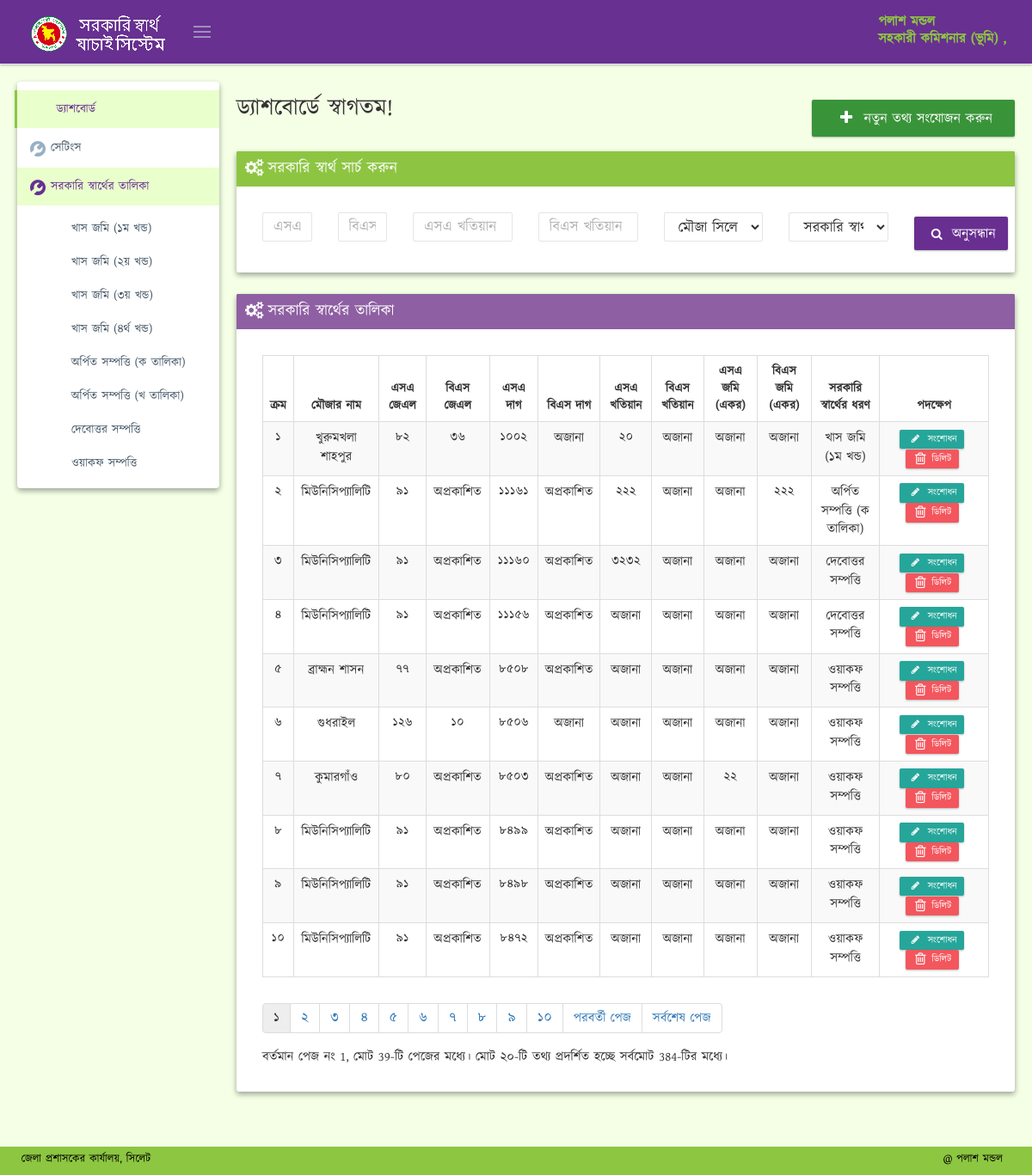
The app's page /dashboard.php (signed in) with its own data.
### tables this page shows
CREATE TABLE IF NOT EXISTS `users` (
  `id` int(11) NOT NULL AUTO_INCREMENT,
  `username` varchar(50) NOT NULL,
  `password` varchar(255) NOT NULL,
  `email` varchar(64) DEFAULT NULL,
  `officer_name` varchar(150) DEFAULT NULL,
  `officer_designation` varchar(150) DEFAULT NULL,
  `created_at` datetime DEFAULT CURRENT_TIMESTAMP,
  `image` varchar(50) DEFAULT 'profile_picture.png',
  PRIMARY KEY (`id`),
  UNIQUE KEY `username` (`username`)
);

CREATE TABLE IF NOT EXISTS `interest` (
  `interest_id` int(11) NOT NULL AUTO_INCREMENT,
  `interest_name` varchar(120) DEFAULT NULL,
  PRIMARY KEY (`interest_id`) USING BTREE,
  KEY `id` (`interest_id`) USING BTREE
);

CREATE TABLE IF NOT EXISTS `dag` (
  `id` int(10) unsigned NOT NULL AUTO_INCREMENT,
  `mouja_id` int(11) DEFAULT '0',
  `sa_dag` int(11) DEFAULT '0',
  `bs_dag` int(11) DEFAULT '0',
  `sa_khatian` int(11) DEFAULT '0',
  `bs_khatian` int(11) DEFAULT '0',
  `sa_land_amount` double DEFAULT '0',
  `bs_land_amount` double DEFAULT '0',
  `interest_id` int(11) NOT NULL DEFAULT '0',
  PRIMARY KEY (`id`)
);

CREATE TABLE IF NOT EXISTS `mouja` (
  `id` int(11) NOT NULL AUTO_INCREMENT,
  `name` varchar(120) DEFAULT NULL,
  `sa_jl` int(11) DEFAULT NULL,
  `bs_jl` int(11) DEFAULT NULL,
  PRIMARY KEY (`id`),
  UNIQUE KEY `id` (`id`)
);

### dashboard.php (the view, shortened to what the rows shown need)
<!DOCTYPE html>
<html lang="en" class="no-js">
<head>
    <?php include 'header.php'; ?>
</head>
<body class="page-md page-sidebar-page-sidebar-closed-hide-logo page-header-fixed page-footer-fixed"
      oncontextmenu="return false;">
<?php include 'top_nav.php'; ?>
<div class="page-container">
    <?php include 'sidebar.php'; ?>
    <div class="page-content-wrapper">
        <div class="page-content" id="scroller" style="min-height:588px">
            <div class="row">
                <div class="col-md-12">
                    <div id="ajax-content">
                        <div class="page-head">
                            <div class="row" style="margin-bottom: 15px;">
                                <div class="col-md-6">
                                    <div class="page-title">
                                        <h2 style="margin-top: 0px;"> ড্যাশবোর্ডে স্বাগতম!</h2>
                                    </div>
                                </div>
                            </div>
                        </div>
                        <div class="row">
                            <div class="col-md-12">
                                <div class="portlet purple box">
                                    <div class="portlet-body">
                                        <div style="font-size: 15px; text-align: justify;margin: 20px;">
                                            <table class="table table-striped table-bordered table-hover" id="sample_6">
                                                <thead>
                                                <tr>
                                                    <th style="text-align: center;">ক্রম</th>
                                                    <th style="text-align: center;">মৌজার নাম</th>
                                                    <th style="text-align: center;">এসএ জেএল</th>
                                                    <th style="text-align: center;">বিএস জেএল</th>
                                                    <th style="text-align: center;">এসএ দাগ</th>
                                                    <th style="text-align: center;">বিএস দাগ</th>
                                                    <th style="text-align: center;">এসএ খতিয়ান </th>
                                                    <th style="text-align: center;">বিএস খতিয়ান</th>
                                                    <th style="text-align: center;">এসএ জমি (একর)</th>
                                                    <th style="text-align: center;">বিএস জমি (একর)</th>
                                                    <th style="text-align: center;">সরকারি স্বার্থের ধরণ</th>
                                                    <th style="text-align: center;" width="15%">পদক্ষেপ</th>
                                                </tr>
                                                </thead>
                                                <tbody>
                                                <?php
                                                include 'config.php';
                                                $rowsperpage = 10;
                                                if (isset($_GET['currentpage']) && is_numeric($_GET['currentpage'])) {
                                                    $currentpage = (int)$_GET['currentpage'];
                                                } else {
                                                    $currentpage = 1;
                                                }
                                                $offset = ($currentpage - 1) * $rowsperpage;
                                                $query_final = "SELECT * FROM `dag` ORDER BY id DESC LIMIT $offset, $rowsperpage";
                                                if ($_SERVER['REQUEST_METHOD'] == 'POST') {
                                                    $sa_dag = $_POST['sa_dag'];
                                                    $bs_dag = $_POST['bs_dag'];
                                                    $sa_khatian = $_POST['sa_khatian'];
                                                    $bs_khatian = $_POST['bs_khatian'];
                                                    $mouja_id = $_POST['mouja_id'];
                                                    $interest_id = $_POST['interest_id'];
                                                    $data = array_filter($_REQUEST);
                                                    $joiner = '';
                                                    $i = 1;
                                                    foreach ($data as $var=>$val){
                                                        $joiner .= "$var=$val";
                                                        if($i<sizeof($data))
                                                            $joiner .= " AND ";
                                                        $i++;
                                                    }
                                                    if((isset($sa_dag) && !empty($sa_dag)) || (isset($bs_dag) && !empty($bs_dag)) || (isset($sa_khatian) && !empty($sa_khatian)) || (isset($bs_khatian) && !empty($bs_khatian)) || (isset($interest_id) && !empty($interest_id)) || (isset($mouja_id) && !empty($mouja_id))){
                                                        $query_final = "SELECT * FROM dag WHERE ".$joiner." ORDER BY id DESC LIMIT $offset, $rowsperpage";
                                                    }
                                                } else {
                                                    $query_final = "SELECT * FROM `dag` ORDER BY id DESC LIMIT $offset, $rowsperpage";
                                                }
                                                $result_final = mysqli_query($conn, $query_final);
                                                if (mysqli_num_rows($result_final) > 0) {
                                                    $i = 1;
                                                    while ($info = mysqli_fetch_array($result_final)) {
                                                        $mouja_query = "SELECT * FROM `mouja` WHERE id ={$info['mouja_id']}";
                                                        $mouja_result = mysqli_query($conn, $mouja_query);
                                                        $mouja_info = mysqli_fetch_array($mouja_result);
                                                        $interest_query = "SELECT * FROM `interest` WHERE interest_id ={$info['interest_id']}";
                                                        $interest_result = mysqli_query($conn, $interest_query);
                                                        $interest_info = mysqli_fetch_array($interest_result);
                                                        ?>
                                                        <tr style="">
                                                            <td style="text-align: center;"
                                                                class="numeric_bangla"> <?php echo $offset + $i; ?></td>
                                                            <td style="text-align: center;"><?php echo $mouja_info['name']; ?></td>
                                                            <td style="text-align: center;"
                                                                class="numeric_bangla"> <?php echo $mouja_info['sa_jl']; ?></td>
                                                            <td style="text-align: center;"
                                                            <?php
                                                            if ($mouja_info['bs_jl'] == null || $mouja_info['bs_jl'] == '0') {
                                                                echo '>  অপ্রকাশিত';
                                                            } else {
                                                                echo ' class="numeric_bangla">' . $mouja_info['bs_jl'];
                                                            }
                                                            echo '</td>';
                                                            ?>
                                                            <td style="text-align: center;"
                                                            <?php echo $info['sa_dag'] == 0 ? ">অজানা" : ' class="numeric_bangla">' . $info['sa_dag']; ?></td>
                                                            <td style="text-align: center"
                                                            <?php
                                                            if ($mouja_info['bs_jl'] == null || $mouja_info['bs_jl'] == '0') {
                                                                echo '> অপ্রকাশিত';
                                                            } else {
                                                            echo $info['bs_dag'] == 0 ? ">অজানা" : ' class="numeric_bangla">' . $info['bs_dag'];
                                                            }
                                                            echo '</td>';
                                                            ?>
                                                            <td style="text-align: center;"
                                                            <?php echo $info['sa_khatian'] == 0 ? ">অজানা" : ' class="numeric_bangla">' . $info['sa_khatian']; ?></td>
                                                            <td style="text-align: center;"
                                                            <?php echo $info['bs_khatian'] == 0 ? ">অজানা" : ' class="numeric_bangla">' . $info['bs_khatian']; ?></td>
                                                            <td style="text-align: center;"
                                                            <?php echo $info['sa_land_amount'] == 0 ? ">অজানা" : 'class="numeric_bangla">' . $info['sa_land_amount']; ?></td>
                                                            <td style="text-align: center;"
                                                            <?php echo $info['bs_land_amount'] == 0 ? ">অজানা" : 'class="numeric_bangla">' . $info['bs_land_amount']; ?></td>
                                                            <td style="text-align: center;"><?php echo $interest_info['interest_name']; ?></td>
                                                            <td class="text-center">
                                                                <a
                                                                        href="/edit.php?id=<?php echo $info['id']; ?>"
                                                                        class="btn btn-primary btn-xs label-success"
                                                                        title="সংশোধন"
                                                                ><i class="fa fa-pencil fa-fw"></i> সংশোধন</a
                                                                >
                                                                <a href="#deleteDataModal"
                                                                   class="btn btn-danger btn-xs" data-toggle="modal"
                                                                   data-id= "<?php echo $info['id']; ?>"
                                                                   title="ডিলিট"
                                                                ><i class="fa fa-trash-o fa-lg"></i> ডিলিট</a
                                                                >
                                                            </td>
                                                        </tr>
                                                        <?php
                                                        $i++;
                                                    }
                                                } else {
                                                    echo "<div id='success-alert' class='alert alert-danger   ' >  <button class='close' data-close='alert'></button>
                                                     কোন সরকারি স্বার্থ খুঁজে পাওয়া যায় নাই।</div>";
                                                }
                                                ?>
                                                </tbody>
                                            </table>
                                        </div>
                                    </div>
                                </div>
                            </div>
                        </div>
                    </div>
                </div>
            </div>
        </div>
    </div>
</div>
</body>
</html>

### top_nav.php (shortened to what the rows shown need)
<?php
require_once "config.php";
$username =$_SESSION['username'];
$user_query = "SELECT * FROM `users` WHERE `username`= '$username'";
$user_result = mysqli_query($conn, $user_query);
$user_info = mysqli_fetch_array($user_result);
?>
<div class="page-header md-shadow-z-1-i navbar navbar-fixed-top">
    <div class="page-header-inner">
        <div class="page-top">
            <div class="top-menu">
                <ul class="nav navbar-nav pull-right">
                    <li class="dropdown dropdown-user dropdown-dark">
                        <a href="javascript:;" class="dropdown-toggle" data-toggle="dropdown" data-hover="dropdown"
                           data-close-others="true">
                            <span class="username username-hide-on-mobile"> <?php echo $user_info['officer_name'];?> <br> <?php echo $user_info['officer_designation'];?> , <?php echo  $user_info['office_name']; ?> </span>
                        </a>
                    </li>
                </ul>
            </div>
        </div>
    </div>
</div>

### sidebar.php (shortened to what the rows shown need)
<div class="page-sidebar-wrapper">
    <div class="page-sidebar md-shadow-z-2-i  navbar-collapse collapse">
        <ul class="page-sidebar-menu" data-keep-expanded="false" data-auto-scroll="true" data-slide-speed="200">
            <li class="open">
                <ul class="sub-menu" style="display: block;">
            <?php
            include 'config.php';
            $interest_query = "SELECT * FROM `interest` ORDER BY `interest_id` ASC";
            $interest_result = mysqli_query($conn, $interest_query);
            while ($interest_info = mysqli_fetch_array($interest_result)) {
                echo ' <li> ';
                echo ' <a href="/interest_details.php?interest=';
                echo $interest_info['interest_id'];
                echo '" class="service-list" data-s_id="13"><i style="float: left; margin: 2px 6px 4px 7px;" class="icon-book-open"></i><span class="title">';
                echo $interest_info['interest_name'];
                echo "</span>
                </a>
            </li>";
            }
            ?>
                </ul>
        </ul>
    </div>
</div>

### records on screen
users: officer_name "পলাশ মন্ডল", officer_designation "সহকারী কমিশনার (ভূমি)"
interest: interest_name "খাস জমি (১ম খন্ড)"
interest: interest_name "খাস জমি (২য় খন্ড)"
interest: interest_name "খাস জমি (৩য় খন্ড)"
interest: interest_name "খাস জমি (৪র্থ খন্ড)"
interest: interest_name "অর্পিত সম্পত্তি (ক তালিকা)"
interest: interest_name "অর্পিত সম্পত্তি (খ তালিকা)"
interest: interest_name "দেবোত্তর সম্পত্তি"
interest: interest_name "ওয়াকফ সম্পত্তি"
dag: i "1", mouja.name "খুরুমখলা শাহপুর", mouja.sa_jl "82", mouja.bs_jl "36", sa_dag "1002", bs_dag "অজানা", sa_khatian "20", bs_khatian "অজানা", sa_land_amount "অজানা", bs_land_amount "অজানা", interest.interest_name "খাস জমি (১ম খন্ড)"
dag: i "2", mouja.name "মিউনিসিপ্যালিটি", mouja.sa_jl "91", shows "অপ্রকাশিত", sa_dag "11161", sa_khatian "222", bs_khatian "অজানা", sa_land_amount "অজানা", bs_land_amount "222", interest.interest_name "অর্পিত সম্পত্তি (ক তালিকা)"
dag: i "3", mouja.name "মিউনিসিপ্যালিটি", mouja.sa_jl "91", shows "অপ্রকাশিত", sa_dag "11160", sa_khatian "3232", bs_khatian "অজানা", sa_land_amount "অজানা", bs_land_amount "অজানা", interest.interest_name "দেবোত্তর সম্পত্তি"
dag: i "4", mouja.name "মিউনিসিপ্যালিটি", mouja.sa_jl "91", shows "অপ্রকাশিত", sa_dag "11156", sa_khatian "অজানা", bs_khatian "অজানা", sa_land_amount "অজানা", bs_land_amount "অজানা", interest.interest_name "দেবোত্তর সম্পত্তি"
dag: i "5", mouja.name "ব্রাহ্মন শাসন", mouja.sa_jl "77", shows "অপ্রকাশিত", sa_dag "8508", sa_khatian "অজানা", bs_khatian "অজানা", sa_land_amount "অজানা", bs_land_amount "অজানা", interest.interest_name "ওয়াকফ সম্পত্তি"
dag: i "6", mouja.name "গুধরাইল", mouja.sa_jl "126", mouja.bs_jl "10", sa_dag "8506", bs_dag "অজানা", sa_khatian "অজানা", bs_khatian "অজানা", sa_land_amount "অজানা", bs_land_amount "অজানা", interest.interest_name "ওয়াকফ সম্পত্তি"
dag: i "7", mouja.name "কুমারগাঁও", mouja.sa_jl "80", shows "অপ্রকাশিত", sa_dag "8503", sa_khatian "অজানা", bs_khatian "অজানা", sa_land_amount "22", bs_land_amount "অজানা", interest.interest_name "ওয়াকফ সম্পত্তি"
dag: i "8", mouja.name "মিউনিসিপ্যালিটি", mouja.sa_jl "91", shows "অপ্রকাশিত", sa_dag "8499", sa_khatian "অজানা", bs_khatian "অজানা", sa_land_amount "অজানা", bs_land_amount "অজানা", interest.interest_name "ওয়াকফ সম্পত্তি"
dag: i "9", mouja.name "মিউনিসিপ্যালিটি", mouja.sa_jl "91", shows "অপ্রকাশিত", sa_dag "8498", sa_khatian "অজানা", bs_khatian "অজানা", sa_land_amount "অজানা", bs_land_amount "অজানা", interest.interest_name "ওয়াকফ সম্পত্তি"
dag: i "10", mouja.name "মিউনিসিপ্যালিটি", mouja.sa_jl "91", shows "অপ্রকাশিত", sa_dag "8472", sa_khatian "অজানা", bs_khatian "অজানা", sa_land_amount "অজানা", bs_land_amount "অজানা", interest.interest_name "ওয়াকফ সম্পত্তি"

### other values on screen
$currentpage "1"
$totalpages "39"
$numrows "384"
